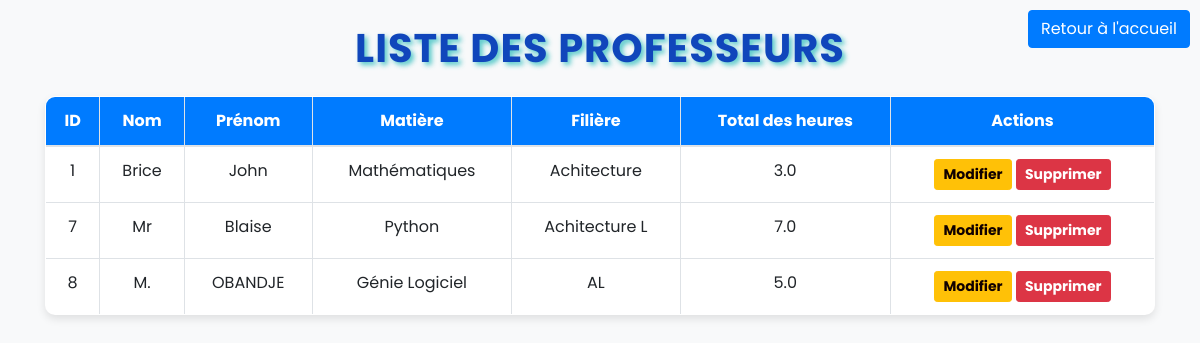
Page /professeurs on the committed database.
### app.py (models this page shows)
class Professeur(db.Model):
    id = db.Column(db.Integer, primary_key=True)
    nom = db.Column(db.String(50), nullable=False)
    prenom = db.Column(db.String(50), nullable=False)
    matiere = db.Column(db.String(100), nullable=False)
    filiere = db.Column(db.String(100), nullable=False)
    seances = db.relationship('Seance', backref='professeur', lazy=True)
    @property
    def total_heures(self):
        total = sum((seance.heure_fin - seance.heure_debut).seconds / 3600 for seance in self.seances)
        return total

class Seance(db.Model):
    id = db.Column(db.Integer, primary_key=True)
    professeur_id = db.Column(db.Integer, db.ForeignKey('professeur.id'), nullable=False)
    filiere = db.Column(db.String(100), nullable=False)
    matiere = db.Column(db.String(100), nullable=False)
    site = db.Column(db.String(100), nullable=False)
    heure_debut = db.Column(db.DateTime, nullable=False)
    heure_fin = db.Column(db.DateTime, nullable=False)

### app.py (the view)
@app.route('/professeurs')
def professeurs():
    professeurs = Professeur.query.all()
    return render_template('professeurs.html', professeurs=professeurs)

### templates/professeurs.html (shortened to what this page needs)
<!DOCTYPE html>
<html lang="fr">
<head>
    <link rel="stylesheet" href="https://stackpath.bootstrapcdn.com/bootstrap/4.5.2/css/bootstrap.min.css">
</head>
<body class="container">
    <h1 class="my-4">Liste des Professeurs</h1>
    <table class="table table-bordered">
        <thead>
            <tr>
                <th>ID</th>
                <th>Nom</th>
                <th>Prénom</th>
                <th>Matière</th>
                <th>Filière</th>
                <th>Total des heures</th>
                <th>Actions</th>
            </tr>
        </thead>
        <tbody>
            {% for professeur in professeurs %}
            <tr>
                <td>{{ professeur.id }}</td>
                <td>{{ professeur.nom }}</td>
                <td>{{ professeur.prenom }}</td>
                <td>{{ professeur.matiere }}</td>
                <td>{{ professeur.filiere }}</td>
                <td>{{ professeur.total_heures }}</td>
                <td>
                    <a href="/edit_professeur/{{ professeur.id }}" class="btn btn-warning btn-sm">Modifier</a>
                    <a href="/delete_professeur/{{ professeur.id }}" class="btn btn-danger btn-sm">Supprimer</a>
                </td>
            </tr>
            {% endfor %}
        </tbody>
    </table>
    <a href="/" class="btn btn-primary" style="position: fixed; top: 10px; right: 10px;">Retour à l'accueil</a>
</body>
</html>

### templates/professeurs.html (style rules this page uses)
body { font-family: 'Poppins', sans-serif; background-color: #f8f9fa; color: #343a40; }
h1 { font-weight: 700; font-size: 2.5rem; text-transform: uppercase; letter-spacing: 1px; color: #1046bb; text-shadow: 3px 3px 5px rgba(67, 196, 196, 0.89); text-align: center; }
.table { background-color: white; border-radius: 10px; overflow: hidden; box-shadow: 0 4px 8px rgba(0, 0, 0, 0.1); }
th { background-color: #007bff; color: white; text-align: center; }
td { text-align: center; }
.btn-warning { color: rgb(17, 0, 0); font-weight: bold; }
.btn-danger { font-weight: bold; }

### rows in the picture
Professeur: id "1", nom "Brice", prenom "John", matiere "Mathématiques", filiere "Achitecture", total_heures "3.0"
Professeur: id "7", nom "Mr", prenom "Blaise", matiere "Python", filiere "Achitecture L", total_heures "7.0"
Professeur: id "8", nom "M.", prenom "OBANDJE", matiere "Génie Logiciel", filiere "AL", total_heures "5.0"
